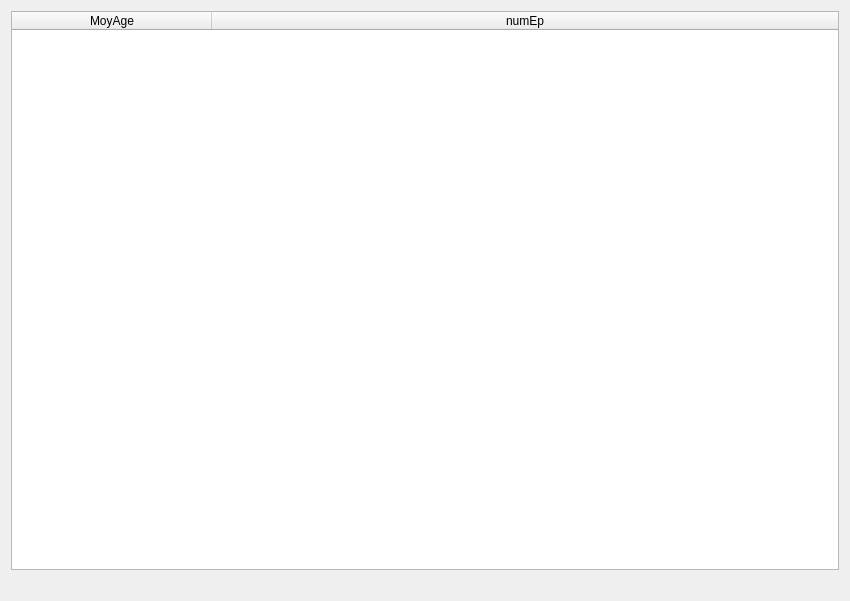
<?xml version="1.0" encoding="UTF-8"?>
<ui version="4.0">
 <class>fct_fournie_1</class>
 <widget class="QDialog" name="fct_fournie_1">
  <property name="geometry">
   <rect>
    <x>0</x>
    <y>0</y>
    <width>850</width>
    <height>601</height>
   </rect>
  </property>
  <property name="windowTitle">
   <string>Âge moyen des équipes ayant gagner l'or</string>
  </property>
  <layout class="QVBoxLayout" name="verticalLayout">
   <item>
    <widget class="QTableWidget" name="table_fct_dev_1">
     <attribute name="horizontalHeaderMinimumSectionSize">
      <number>50</number>
     </attribute>
     <attribute name="horizontalHeaderDefaultSectionSize">
      <number>200</number>
     </attribute>
     <attribute name="horizontalHeaderStretchLastSection">
      <bool>true</bool>
     </attribute>
     <attribute name="verticalHeaderVisible">
      <bool>false</bool>
     </attribute>
     <column>
      <property name="text">
       <string>MoyAge</string>
      </property>
     </column>
     <column>
      <property name="text">
       <string>numEp</string>
      </property>
     </column>
    </widget>
   </item>
   <item>
    <widget class="QLabel" name="label_fct_dev_1">
     <property name="text">
      <string/>
     </property>
     <property name="alignment">
      <set>Qt::AlignCenter</set>
     </property>
    </widget>
   </item>
  </layout>
 </widget>
 <resources/>
 <connections/>
</ui>
